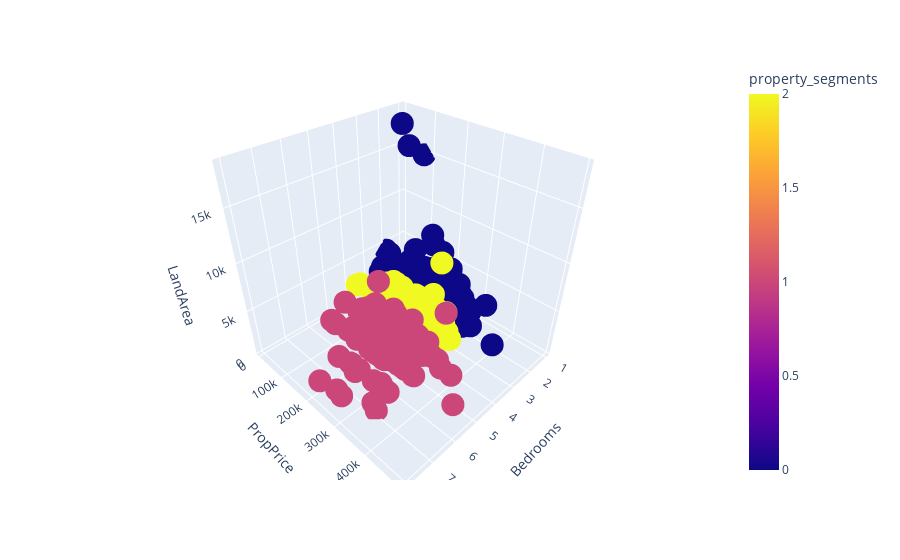

The notebook cell this image was saved under:
### Code cell
import plotly.express as px

fig = px.scatter_3d(df_Chi_Orig_Pred, x='Bedrooms', y='PropPrice', z='LandArea',
              color='property_segments')
fig.show()

### Figure 1 — Plotly figure (JSON) as saved in the notebook; plotly's stock layout.template omitted (floating-point values rounded to 4 significant figures; data arrays with more than 128 entries replaced by an {"elided": "..."} marker saying what was removed)
{"data": [{"hovertemplate": "Bedrooms=%{x}<br>PropPrice=%{y}<br>LandArea=%{z}<br>property_segments=%{marker.color}<extra></extra>", "legendgroup": "", "marker": {"color": {"elided": "599 int values"}, "coloraxis": "coloraxis", "symbol": "circle"}, "mode": "markers", "name": "", "scene": "scene", "showlegend": false, "type": "scatter3d", "x": {"elided": "599 int values"}, "y": {"elided": "599 int values"}, "z": {"elided": "599 float values"}}], "layout": {"coloraxis": {"colorbar": {"title": {"text": "property_segments"}}, "colorscale": [[0, "#0d0887"], [0.1111, "#46039f"], [0.2222, "#7201a8"], [0.3333, "#9c179e"], [0.4444, "#bd3786"], [0.5556, "#d8576b"], [0.6667, "#ed7953"], [0.7778, "#fb9f3a"], [0.8889, "#fdca26"], [1, "#f0f921"]]}, "legend": {"tracegroupgap": 0}, "margin": {"t": 60}, "scene": {"domain": {"x": [0, 1], "y": [0, 1]}, "xaxis": {"title": {"text": "Bedrooms"}}, "yaxis": {"title": {"text": "PropPrice"}}, "zaxis": {"title": {"text": "LandArea"}}}}}
